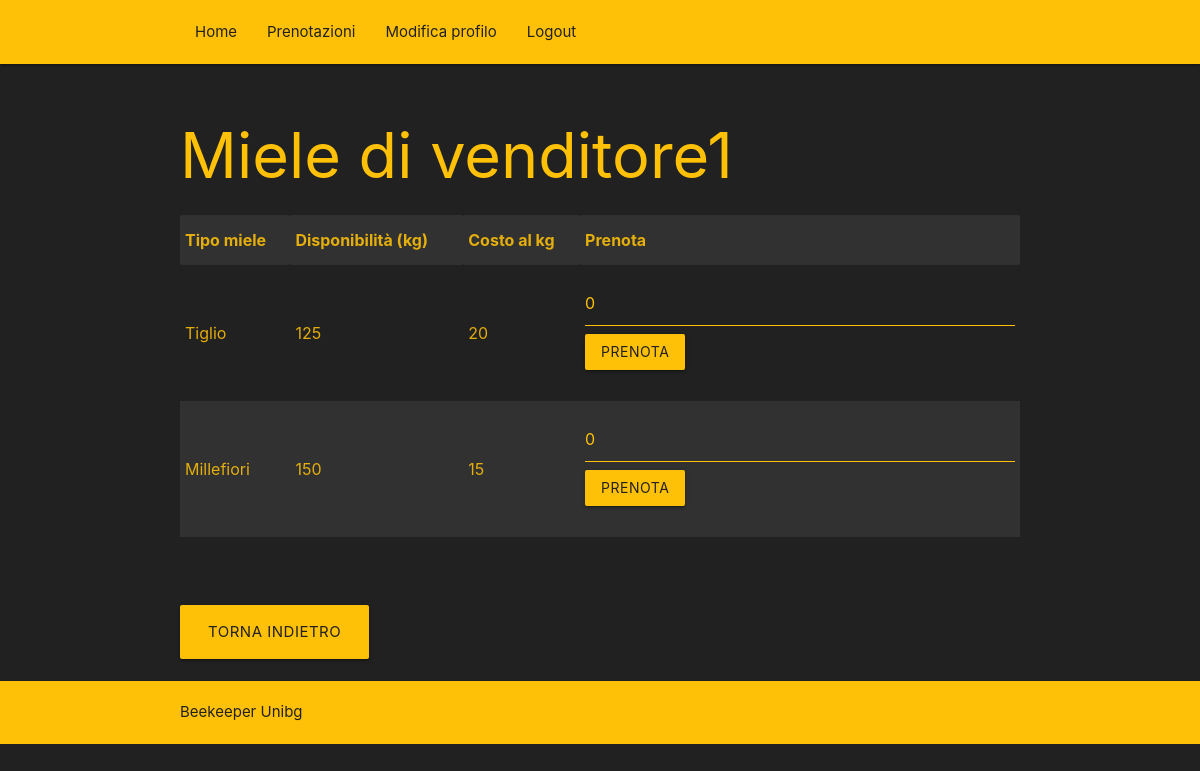
The app's page /site/miele.php?usrname=venditore1 with its own data.
### tables this page shows
CREATE TABLE `miele` (
  `id_miele` int(10) NOT NULL,
  `id_venditore` int(10) NOT NULL,
  `id_tipo_miele` int(10) NOT NULL,
  `costo_kg` float DEFAULT NULL,
  `disponibilita` int(10) DEFAULT NULL
);

CREATE TABLE `tipo_miele` (
  `id_tipo_miele` int(10) NOT NULL,
  `nome_miele` varchar(30) DEFAULT NULL,
  `chiarezza` varchar(30) DEFAULT NULL,
  `umidita` int(10) DEFAULT NULL
);

### site/miele.php (the view, shortened to what this page needs)
<html>
	<head>
		<link type="text/css" rel="stylesheet" href="css/materialize.css"  media="screen,projection"/>
	</head>
	<body>
		<header>
			<?php
				include 'menu.php';
			?>
		</header>
		<main>
			<div class="section no-pad-bot" id="index-banner">
				<div class="container">
					<?php
					$nomeDB ="localhost";
					$user = "beekeeperunibg";
					$psw = "";
					$database = "my_beekeeperunibg";
					$con = mysqli_connect($nomeDB,$user,$psw,$database);
					if(!$con) die ("Errore di connessione");
					else
					{
						$usrname = $_REQUEST['usrname'];
						echo "<h1 class='header orange-text'> Miele di ".$usrname."</h1>";
						$sql = "
						SELECT m.id_miele, t.nome_miele, m.disponibilita, m.costo_kg
						FROM miele AS m
						INNER JOIN users AS u
						ON m.id_venditore = u.id_user
						INNER JOIN tipo_miele AS t
						ON m.id_tipo_miele = t.id_tipo_miele
						WHERE user = '$usrname'";
						$query =mysqli_query($con, $sql);
						echo "<table border='1' class='striped'>";
						echo "<tr>";
							echo "<th>Tipo miele</th>";
							echo "<th>Disponibilità (kg)</th>";
							echo "<th>Costo al kg</th>";
							echo "<th>Prenota</th>";
						echo "</tr>";
						while ($row = mysqli_fetch_assoc($query))
						{
							$id_miele = $row['id_miele'];
							echo "<tr>";
							echo "<td>".$row['nome_miele']."</td>";
							echo "<td>".$row['disponibilita']."</td>";
							echo "<td>".$row['costo_kg']."</td>";
							echo "<td>
									<form action='prenota.php'>
										<input type='hidden' name='usrname_vendor' value='$usrname'>
										<input type='hidden' name='id_miele' value='$id_miele'>
										<input type='text' name='quantita' value=0>
										<button class='btn waves-effect waves-light' type='submit' name='action'>Prenota</button>
									</form>
								</td>";
							echo "</tr>";
						}
						echo '</table>';
						echo '<br><br><br><a href="/site/vedi_venditori.php"class="btn-large waves-effect waves-light orange">Torna indietro</a>';
					}
				?>
				<br><br>
				</div>
			</div>
		</main>
		<footer class="page-footer">
            <div class="container grey-text text-darken-4">
				Beekeeper Unibg
            </div>
        </footer>
	</body>
</html>

### records on screen
miele: id_tipo_miele.nome_miele "Tiglio", disponibilita "125", costo_kg "20"
miele: id_tipo_miele.nome_miele "Millefiori", disponibilita "150", costo_kg "15"

### other values on screen
$usrname "venditore1"
